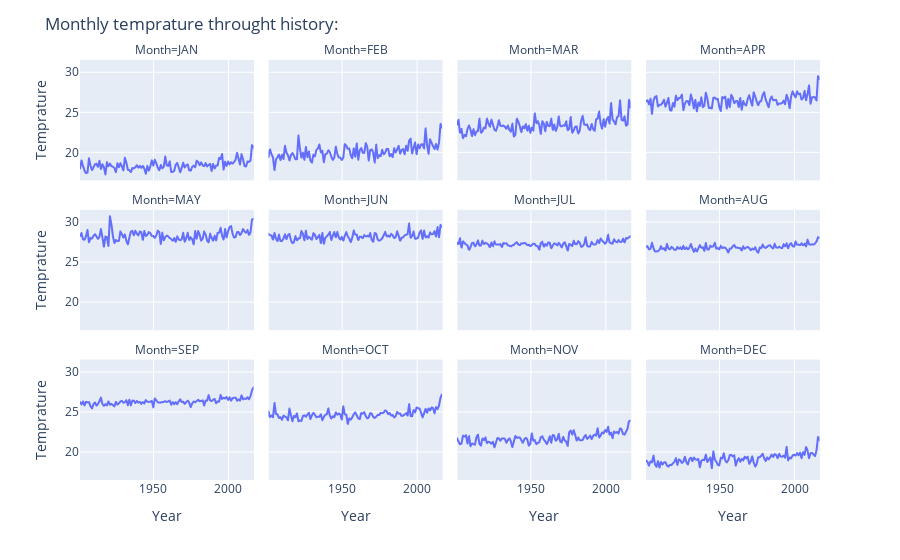

The notebook cell this image was saved under:
### Code cell
fig = px.line(df1, 'Year', 'Temprature', facet_col='Month', facet_col_wrap=4)
fig.update_layout(title='Monthly temprature throught history:')
fig.show()
